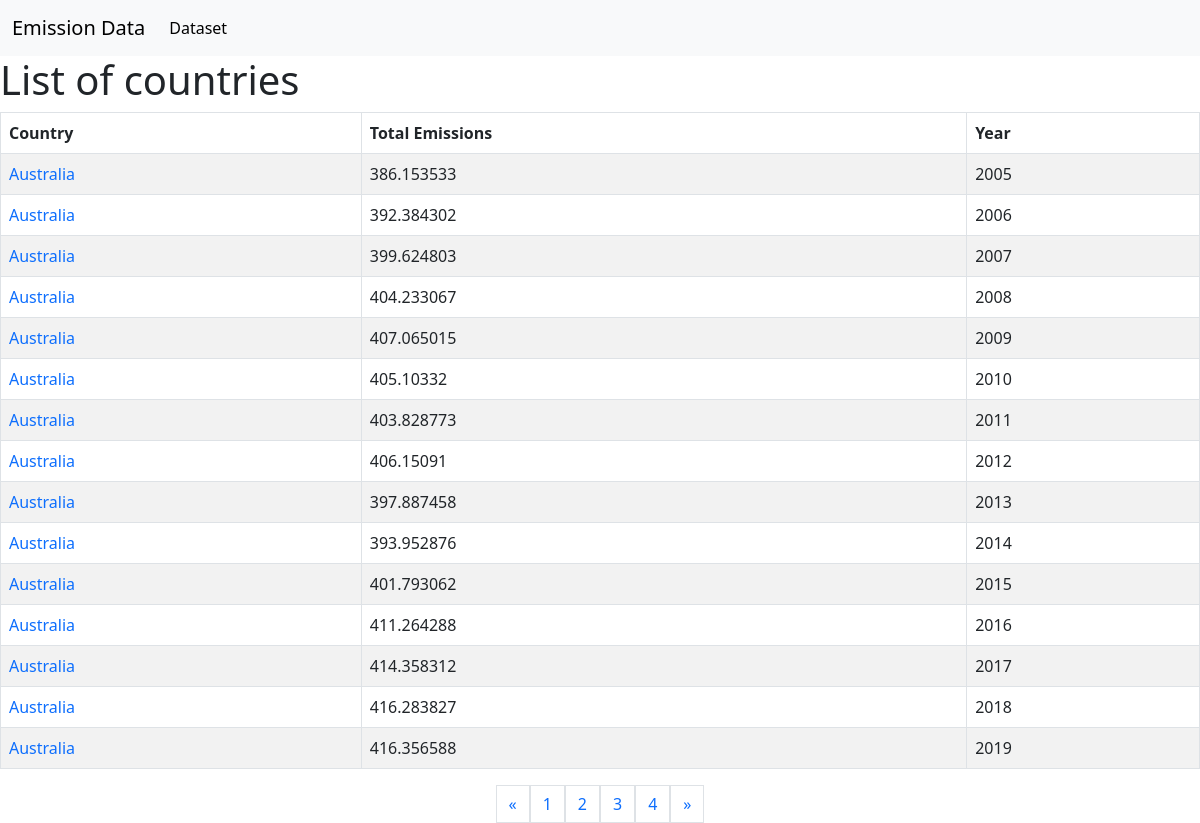
The page /emission/?page=2 on the database its author committed.
### emissiondataapp/models.py (models this page shows, shortened)
class Country(models.Model):
    name = models.CharField(max_length=255)

### emissiondataapp/views.py (the view)
# urls.py: path('emission/', CountryListView.as_view(), name='country_list'),
class CountryListView(ListView):
    model = Emission
    template_name = 'country_list.html'
    context_object_name = 'emissions'
    paginate_by = 15 # Set the number of objects to be displayed per page
    def get_queryset(self):
        queryset = Emission.objects.annotate(
            country_name=F('country__name')
        ).values('country_id', 'country_name', 'total_emissions', 'year')
        return queryset
    def get_context_data(self, **kwargs):
        context = super().get_context_data(**kwargs)
        context['emissions'] = context['object_list']
        return context

### emissiondataapp/templates/country_list.html (shortened to what this page needs)
{% extends 'base.html' %}
{% block content %}
  <h1>List of countries</h1>
  <table class="table table-bordered table-striped">
    <thead>
      <tr>
        <th>Country</th>
        <th>Total Emissions</th>
        <th>Year</th>
      </tr>
    </thead>
    <tbody>
      {% for emission in page_obj %}
        <tr>
            <td><a href="{% url 'country_detail' pk=emission.country_id %}">{{ emission.country_name }}</a></td>
            <td>{{ emission.total_emissions }}</td>
            <td>{{ emission.year }}</td>
        </tr>
      {% endfor %}
    </tbody>
  </table>
  <div class="pagination justify-content-center">
    {% if page_obj.has_previous %}
      <a class="page-link" href="?page={{ page_obj.previous_page_number }}">&laquo;</a>
    {% else %}
      <span class="page-link disabled">&laquo;</span>
    {% endif %}
    {% for num in page_obj.paginator.page_range %}
      {% if page_obj.number == num %}
        <span class="page-link">{{ num }}</span>
      {% elif num > page_obj.number|add:'-3' and num < page_obj.number|add:'3' %}
        <a class="page-link" href="?page={{ num }}">{{ num }}</a>
      {% endif %}
    {% endfor %}
    {% if page_obj.has_next %}
      <a class="page-link" href="?page={{ page_obj.next_page_number }}">&raquo;</a>
    {% else %}
      <span class="page-link disabled">&raquo;</span>
    {% endif %}
  </div>
{% endblock %}

### emissiondataapp/templates/country_list.html (style rules this page uses)
a { text-decoration: none; }

### rows shown on the page
Country: country_name "Australia", total_emissions "386.153533", year "2005", total_emissions "392.384302", year "2006", total_emissions "399.624803", year "2007", total_emissions "404.233067", year "2008", total_emissions "407.065015", year "2009", total_emissions "405.10332", year "2010", total_emissions "403.828773", year "2011", total_emissions "406.15091", year "2012", total_emissions "397.887458", year "2013", total_emissions "393.952876", year "2014", total_emissions "401.793062", year "2015", total_emissions "411.264288", year "2016", total_emissions "414.358312", year "2017", total_emissions "416.283827", year "2018", total_emissions "416.356588", year "2019"

### other values the page prints
{{ num }} "1" "3" "4"
{{ num }} "2"
